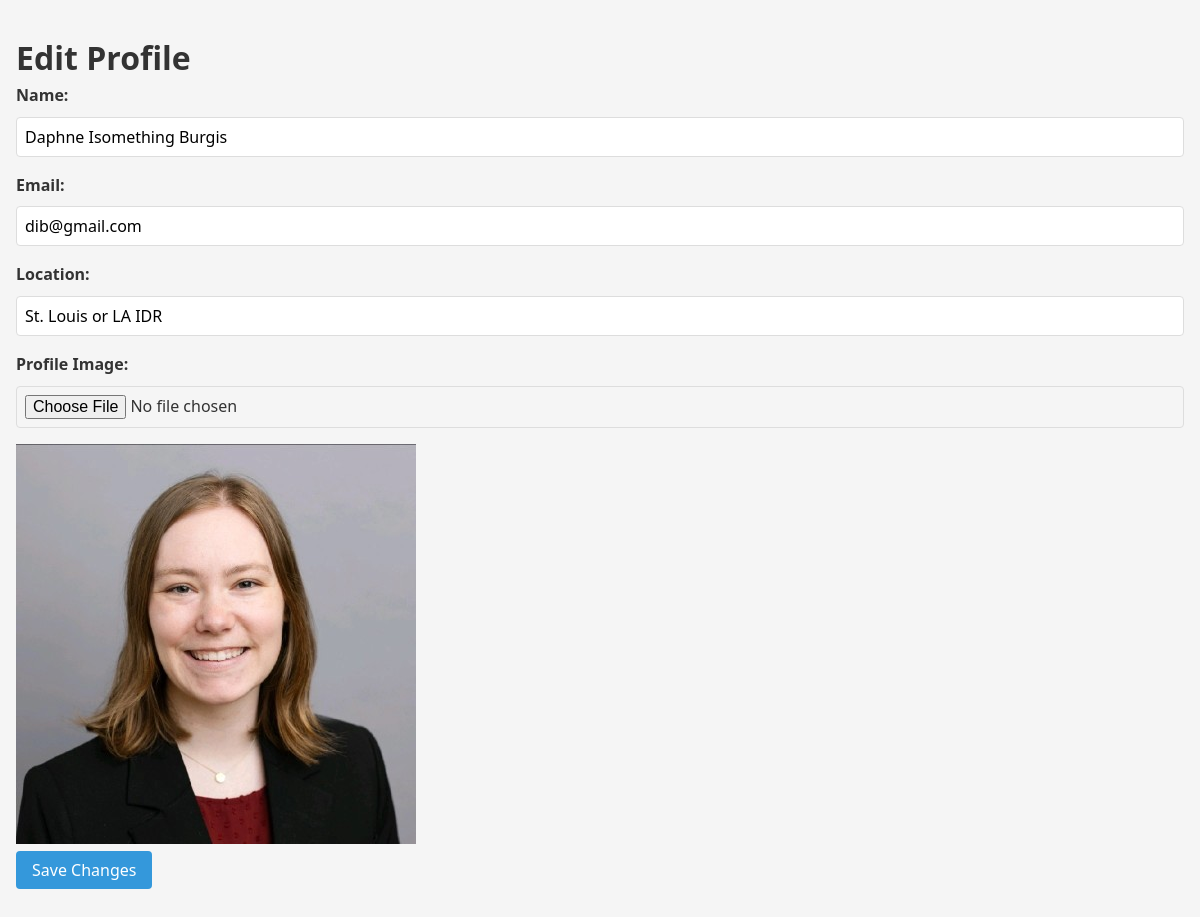
Screenshot of /edit_profile (signed in) with the database file from the repository.
### tables this page shows
CREATE TABLE "users" (
	"user_id"	INTEGER NOT NULL,
	"name"	TEXT NOT NULL,
	"email"	TEXT NOT NULL UNIQUE,
	"username"	TEXT NOT NULL UNIQUE,
	"password"	TEXT NOT NULL,
	"profile_image"	TEXT,
	"location"	TEXT,
	PRIMARY KEY("user_id" AUTOINCREMENT)
);

### app.py (the view, shortened to what this page needs)
@app.route('/edit_profile', methods=['GET', 'POST'])
def edit_profile():
    if 'user_id' not in session:
        return redirect(url_for('login'))
    conn = get_db_connection()
    try:
        user = conn.execute('SELECT * FROM users WHERE user_id = ?', (session['user_id'],)).fetchone()
        return render_template('edit_profile.html', user=user)
    finally:
        conn.close()

### app.py (called while the page is built)
def get_db_connection():
    db_path = 'neighborhood_exchange.db'
    conn = sqlite3.connect(db_path)
    conn.row_factory = sqlite3.Row
    return conn

### templates/edit_profile.html (shortened to what this page needs)
<!DOCTYPE html>
<html lang="en">
<head>
    <link rel="stylesheet" href="{{ url_for('static', filename='style.css') }}">
</head>
<body>
    <div class="container">
        <h1>Edit Profile</h1>
        <form action="{{ url_for('edit_profile') }}" method="POST" enctype="multipart/form-data">
            <div class="form-group">
                <label for="name">Name:</label>
                <input type="text" id="name" name="name" value="{{ user['name'] }}" required>
            </div>
            <div class="form-group">
                <label for="email">Email:</label>
                <input type="email" id="email" name="email" value="{{ user['email'] }}" required>
            </div>
            <div class="form-group">
                <label for="location">Location:</label>
                <input type="text" id="location" name="location" value="{{ user['location'] }}">
            </div>
            <div class="form-group">
                <label for="profile_image">Profile Image:</label>
                <input type="file" id="profile_image" name="profile_image">
            </div>
            {% if user['profile_image'] %}
                <div class="profile-image-preview">
                    <img src="/static/{{ user['profile_image'] }}" alt="Profile Image" class="profile-preview">
                </div>
            {% endif %}
            <button type="submit" class="button">Save Changes</button>
        </form>
    </div>
</body>
</html>

### static/style.css (style rules this page uses)
* { margin: 0; padding: 0; box-sizing: border-box; font-family: system-ui, -apple-system, BlinkMacSystemFont, 'Segoe UI', Roboto, Oxygen, Ubuntu, Cantarell, 'Open Sans', 'Helvetica Neue', sans-serif; }
body { background-color: #f5f5f5; line-height: 1.6; color: #333; }
.container { max-width: 1200px; margin: 2rem auto; padding: 0 1rem; }
.form-group { margin-bottom: 1rem; }
.form-group label { display: block; margin-bottom: 0.5rem; font-weight: bold; }
.form-group input, .form-group textarea, .form-group select { width: 100%; padding: 0.5rem; border: 1px solid #ddd; border-radius: 4px; font-size: 1rem; }
button { background-color: #3498db; color: white; padding: 0.5rem 1rem; border: none; border-radius: 4px; cursor: pointer; font-size: 1rem; transition: background-color 0.3s; }

### rows the page displays
users: name "Daphne Isomething Burgis", email "dib@gmail.com", location "St. Louis or LA IDR", profile_image (picture)
